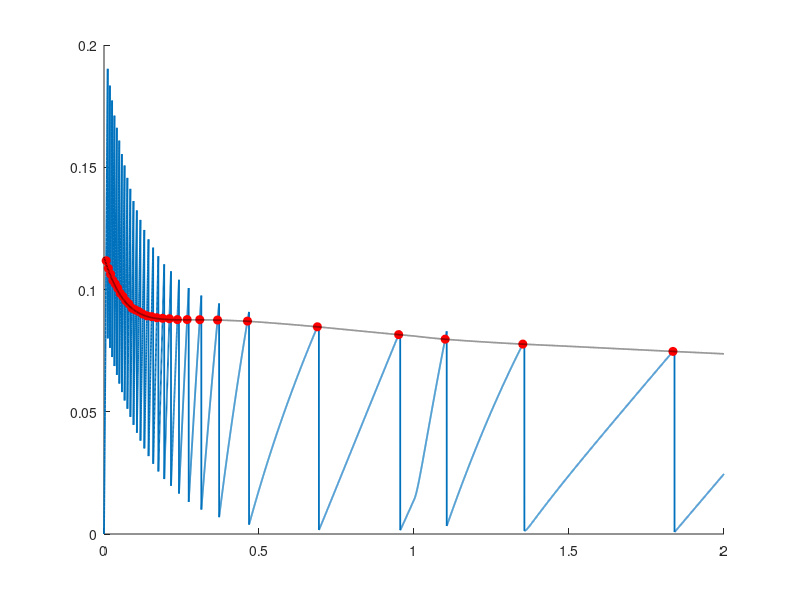

MATLAB code to generate this figure: (Note: this script raises an error after producing the figure.)
clc;
clear;
close all;

%% ==============================
% 1. SYSTEM PARAMETERS
% ==============================

A = [0 1;
    -2 -3];

B = [0;
     1];

K = [1 -4];

sigma = 0.05;
sigma_dash = 0.04;

delay = 0.005;

dt = 0.0001;
T = 2;
t = 0:dt:T;

%% ==============================
% 2. INITIAL CONDITIONS
% ==============================

x = [2;2];
x_last = x;

u = K*x_last;

pending_update = false;
update_time = 0;
x_snapshot = [0;0];

x_str = zeros(2,length(t));
e_norm_str = zeros(1,length(t));
trigger_events = zeros(1,length(t));

control_count = 0;

%% ==============================
% 3. EVENT-TRIGGERED SIMULATION
% ==============================

for i = 1:length(t)

    curr_t = t(i);

    x_str(:,i) = x;

    %% Measurement Error
    e = x_last - x;

    e_norm = norm(e);

    e_norm_str(i) = e_norm;

    %% Event Trigger Condition
    if (e_norm >= sigma_dash*norm(x)) && ~pending_update

        pending_update = true;

        update_time = curr_t + delay;

        x_snapshot = x;

        trigger_events(i) = 1;

    end

    %% Delayed Control Update
    if pending_update && (curr_t >= update_time)

        x_last = x_snapshot;

        u = K*x_last;

        control_count = control_count + 1;

        pending_update = false;

    end

    %% Disturbance Injection
    if curr_t >= 1.0
        disturbance = [0;
                       0.8];
    else
        disturbance = [0;
                       0];
    end

    %% Plant Dynamics
    x_dot = A*x + B*u + disturbance;

    x = x + x_dot*dt;

end

%% ==============================
% 4. PERIODIC CONTROL BASELINE
% ==============================

x_p = [2;2];
x_p_store = zeros(2,length(t));

for i = 1:length(t)

    curr_t = t(i);

    %% Same disturbance for comparison
    if curr_t >= 1.0
        disturbance_p = [0;
                         0.8];
    else
        disturbance_p = [0;
                         0];
    end

    u_p = K*x_p;

    x_dot_p = A*x_p + B*u_p + disturbance_p;

    x_p = x_p + x_dot_p*dt;

    x_p_store(:,i) = x_p;

end

%% ==============================
% 5. CPU ANALYSIS
% ==============================

periodic_executions = length(t);

event_execution_rate = ...
    (control_count/periodic_executions)*100;

execution_reduction = ...
    100 - event_execution_rate;

fprintf('\n');
fprintf('Total Simulation Steps : %d\n', periodic_executions);
fprintf('Control Executions     : %d\n', control_count);
fprintf('Event Execution Rate   : %.2f %%\n', ...
    event_execution_rate);
fprintf('Execution Reduction    : %.2f %%\n', ...
    execution_reduction);
%% ==============================
% 6. INTER-EVENT TIMES
% ==============================

trigger_times = t(trigger_events==1);

if length(trigger_times) > 1

    inter_event_times = diff(trigger_times);

    avg_inter_event_time = ...
        mean(inter_event_times);

    fprintf('Average Inter-Event Time : %.4f sec\n', ...
        avg_inter_event_time);

else

    inter_event_times = [];

end

%% Detection Latency

disturbance_time = 1.0;

idx = find(trigger_times > disturbance_time,1);

if ~isempty(idx)

    detection_latency = ...
        trigger_times(idx) - disturbance_time;

    fprintf('Detection Latency        : %.4f sec\n', ...
        detection_latency);

end

%% ==============================
% 7. HEALTH / FAULT MONITORING
% ==============================

x_norm = vecnorm(x_str);

fault_flag = zeros(1,length(t));

fault_threshold = 3;   % reduced threshold to show fault after disturbance

for i = 1:length(t)

    if x_norm(i) > fault_threshold
        fault_flag(i) = 1;
    end

end

%% ==============================
% 8. PLOTS
% ==============================

%% Event Trigger Condition
figure('Color','w');
hold on;

plot(t,e_norm_str,'LineWidth',1.3);

plot(t(trigger_events==1), ...
     e_norm_str(trigger_events==1), ...
     'ro','MarkerFaceColor','r');

plot(t,sigma_dash*x_norm,'k--','LineWidth',1.2);

xline(1,'m--','Disturbance Applied');

grid on;

xlabel('Time (s)');
ylabel('Magnitude');
title('Event Triggering Condition with Disturbance');

legend('|e(t)|','Trigger Events','Threshold');

%% State Comparison
figure('Color','w');

plot(t,x_str(1,:), ...
    'b','LineWidth',1.5);

hold on;

plot(t,x_p_store(1,:), ...
    'r--','LineWidth',1.5);

xline(1,'m--','Disturbance Applied');

grid on;

xlabel('Time (s)');
ylabel('State x_1');

title('Event-Triggered vs Periodic Control');

legend('Event Triggered','Periodic');

%% Inter-event intervals
if ~isempty(inter_event_times)

figure('Color','w');

plot(inter_event_times,'LineWidth',1.5);

grid on;

xlabel('Trigger Number');
ylabel('Time (s)');

title('Inter-Event Intervals');

end

%% Health Monitoring
figure('Color','w');

plot(t,x_norm,'LineWidth',1.5);
hold on;

yline(fault_threshold,'r--','Fault Threshold');

xline(1,'m--','Disturbance Applied');

grid on;

xlabel('Time (s)');
ylabel('||x(t)||');

title('System Health Monitoring');

%% Fault Timeline
figure('Color','w');

stairs(t,fault_flag,'LineWidth',2);

xline(1,'m--','Disturbance Applied');

ylim([-0.1 1.1]);

grid on;

xlabel('Time (s)');
ylabel('Fault Status');

title('Fault Detection Timeline');

%% Event Distribution

figure('Color','w');

histogram(trigger_times,20);

grid on;

xlabel('Time (s)');
ylabel('Number of Events');

title('Event Distribution Over Time');
